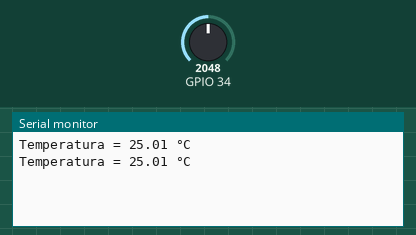
This program was run on a simulated ESP32. Parts: the last lines printed to the serial monitor. The inputs (shaded band) are chosen by the test bench; at power-on: GPIO 34 = 2048.

Above: at 1.8 s.
1.9 s: GPIO 34 set to 2866
At 2.8 s:
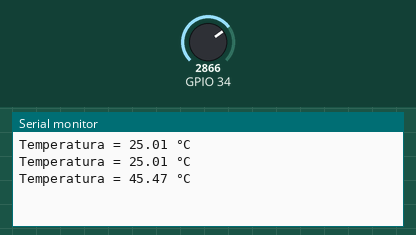
3.4 s: GPIO 34 set to 3603
At 4.4 s:
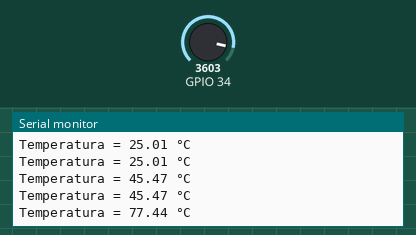
Timing chart, 0 to 6.4 s (numbered marks = the images above; inputs shaded):
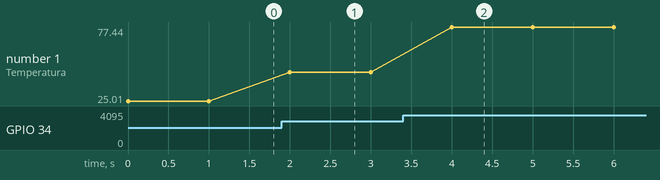

The program:

main.cpp
```cpp
#include <Arduino.h>

const double VCC = 3.3;             // NodeMCU na płytce 3.3V
const double R2 = 10000;            // 10k ohm rezystor
const double adc_resolution = 4095.0; // 12-bit adc

const double A = 0.001129148;   // parametry równania termistora
const double B = 0.000234125;
const double C = 0.0000000876741;

void setup() {
  Serial.begin(9600);
}

void loop() {
  double Vout, Rth, temperature, adc_value;

  adc_value = analogRead(34);
  Vout = (adc_value * VCC) / adc_resolution;
  Rth = (VCC * R2 / Vout) - R2;

/*  Równanie termistora Steinharta-Harta:
 *  Temperatura w Kelwinach = 1 / (A + B[ln(R)] + C[ln(R)]^3)
 *  gdzie A = 0.001129148, B = 0.000234125 and C = 8.76741*10^-8  */
  temperature = (1 / (A + (B * log(Rth)) + (C * pow((log(Rth)),3))));   // Temperatura w Kelwinach

  temperature = temperature - 273.15;  // Termperatura w stopniach Celcjusza
  Serial.print("Temperatura = ");
  Serial.print(temperature);
  Serial.println(" °C");
  delay(1000);
}
```

Measured:
- after the input at 1.9 s, the serial monitor: prints a new line after 0.10 s (image 1)
- after the input at 3.4 s, the serial monitor: prints a new line after 0.60 s (image 2)
- plotted number 1: 25.01 → 45.47 after the input at 1.9 s, 45.47 → 77.44 after the input at 3.4 s
